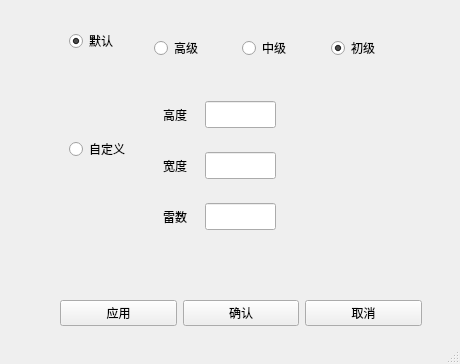
<?xml version="1.0" encoding="UTF-8"?>
<ui version="4.0">
 <class>ChoiceWindow</class>
 <widget class="QMainWindow" name="ChoiceWindow">
  <property name="geometry">
   <rect>
    <x>0</x>
    <y>0</y>
    <width>460</width>
    <height>364</height>
   </rect>
  </property>
  <property name="windowTitle">
   <string>MainWindow</string>
  </property>
  <widget class="QWidget" name="centralwidget">
   <widget class="QWidget" name="widget" native="true">
    <property name="geometry">
     <rect>
      <x>60</x>
      <y>20</y>
      <width>362</width>
      <height>228</height>
     </rect>
    </property>
    <layout class="QGridLayout" name="gridLayout">
     <item row="0" column="1">
      <widget class="QWidget" name="widget_2" native="true">
       <layout class="QHBoxLayout" name="horizontalLayout_4">
        <item>
         <widget class="QRadioButton" name="radioButton_default_highLevel">
          <property name="text">
           <string>高级</string>
          </property>
         </widget>
        </item>
        <item>
         <widget class="QRadioButton" name="radioButton_default_midLevel">
          <property name="text">
           <string>中级</string>
          </property>
         </widget>
        </item>
        <item>
         <widget class="QRadioButton" name="radioButton_default_lowLevel">
          <property name="text">
           <string>初级</string>
          </property>
          <property name="checked">
           <bool>true</bool>
          </property>
         </widget>
        </item>
       </layout>
      </widget>
     </item>
     <item row="0" column="0" rowspan="2">
      <widget class="QWidget" name="widget_8" native="true">
       <layout class="QVBoxLayout" name="verticalLayout_2">
        <item>
         <widget class="QRadioButton" name="radioButton_default">
          <property name="text">
           <string>默认</string>
          </property>
          <property name="checked">
           <bool>true</bool>
          </property>
         </widget>
        </item>
        <item>
         <spacer name="verticalSpacer">
          <property name="orientation">
           <enum>Qt::Vertical</enum>
          </property>
          <property name="sizeHint" stdset="0">
           <size>
            <width>20</width>
            <height>40</height>
           </size>
          </property>
         </spacer>
        </item>
        <item>
         <widget class="QRadioButton" name="radioButton_custom">
          <property name="text">
           <string>自定义</string>
          </property>
         </widget>
        </item>
        <item>
         <spacer name="verticalSpacer_2">
          <property name="orientation">
           <enum>Qt::Vertical</enum>
          </property>
          <property name="sizeHint" stdset="0">
           <size>
            <width>20</width>
            <height>40</height>
           </size>
          </property>
         </spacer>
        </item>
       </layout>
      </widget>
     </item>
     <item row="1" column="1">
      <widget class="QWidget" name="widget_6" native="true">
       <layout class="QVBoxLayout" name="verticalLayout">
        <item>
         <widget class="QWidget" name="widget_3" native="true">
          <layout class="QHBoxLayout" name="horizontalLayout">
           <item>
            <widget class="QLabel" name="label">
             <property name="minimumSize">
              <size>
               <width>36</width>
               <height>27</height>
              </size>
             </property>
             <property name="maximumSize">
              <size>
               <width>36</width>
               <height>27</height>
              </size>
             </property>
             <property name="text">
              <string>高度</string>
             </property>
            </widget>
           </item>
           <item>
            <widget class="QLineEdit" name="text_choice_height">
             <property name="sizePolicy">
              <sizepolicy hsizetype="Fixed" vsizetype="Fixed">
               <horstretch>71</horstretch>
               <verstretch>27</verstretch>
              </sizepolicy>
             </property>
             <property name="minimumSize">
              <size>
               <width>71</width>
               <height>27</height>
              </size>
             </property>
             <property name="maximumSize">
              <size>
               <width>71</width>
               <height>27</height>
              </size>
             </property>
            </widget>
           </item>
           <item>
            <spacer name="horizontalSpacer_2">
             <property name="orientation">
              <enum>Qt::Horizontal</enum>
             </property>
             <property name="sizeHint" stdset="0">
              <size>
               <width>40</width>
               <height>20</height>
              </size>
             </property>
            </spacer>
           </item>
          </layout>
         </widget>
        </item>
        <item>
         <widget class="QWidget" name="widget_4" native="true">
          <layout class="QHBoxLayout" name="horizontalLayout_2">
           <item>
            <widget class="QLabel" name="label_2">
             <property name="minimumSize">
              <size>
               <width>36</width>
               <height>27</height>
              </size>
             </property>
             <property name="maximumSize">
              <size>
               <width>36</width>
               <height>27</height>
              </size>
             </property>
             <property name="text">
              <string>宽度</string>
             </property>
            </widget>
           </item>
           <item>
            <widget class="QLineEdit" name="text_choice_width">
             <property name="sizePolicy">
              <sizepolicy hsizetype="Fixed" vsizetype="Fixed">
               <horstretch>0</horstretch>
               <verstretch>0</verstretch>
              </sizepolicy>
             </property>
             <property name="minimumSize">
              <size>
               <width>71</width>
               <height>27</height>
              </size>
             </property>
             <property name="maximumSize">
              <size>
               <width>71</width>
               <height>27</height>
              </size>
             </property>
            </widget>
           </item>
           <item>
            <spacer name="horizontalSpacer">
             <property name="orientation">
              <enum>Qt::Horizontal</enum>
             </property>
             <property name="sizeHint" stdset="0">
              <size>
               <width>40</width>
               <height>20</height>
              </size>
             </property>
            </spacer>
           </item>
          </layout>
         </widget>
        </item>
        <item>
         <widget class="QWidget" name="widget_5" native="true">
          <layout class="QHBoxLayout" name="horizontalLayout_3">
           <item>
            <widget class="QLabel" name="label_3">
             <property name="minimumSize">
              <size>
               <width>36</width>
               <height>27</height>
              </size>
             </property>
             <property name="maximumSize">
              <size>
               <width>36</width>
               <height>27</height>
              </size>
             </property>
             <property name="text">
              <string>雷数</string>
             </property>
            </widget>
           </item>
           <item>
            <widget class="QLineEdit" name="text_choice_mineNumber">
             <property name="sizePolicy">
              <sizepolicy hsizetype="Fixed" vsizetype="Fixed">
               <horstretch>0</horstretch>
               <verstretch>0</verstretch>
              </sizepolicy>
             </property>
             <property name="minimumSize">
              <size>
               <width>71</width>
               <height>27</height>
              </size>
             </property>
             <property name="maximumSize">
              <size>
               <width>71</width>
               <height>27</height>
              </size>
             </property>
             <property name="text">
              <string/>
             </property>
            </widget>
           </item>
           <item>
            <spacer name="horizontalSpacer_3">
             <property name="orientation">
              <enum>Qt::Horizontal</enum>
             </property>
             <property name="sizeHint" stdset="0">
              <size>
               <width>40</width>
               <height>20</height>
              </size>
             </property>
            </spacer>
           </item>
          </layout>
         </widget>
        </item>
       </layout>
      </widget>
     </item>
    </layout>
   </widget>
   <widget class="QWidget" name="widget_7" native="true">
    <property name="geometry">
     <rect>
      <x>60</x>
      <y>270</y>
      <width>362</width>
      <height>86</height>
     </rect>
    </property>
    <layout class="QHBoxLayout" name="horizontalLayout_5">
     <item>
      <widget class="QPushButton" name="Button_Apply">
       <property name="text">
        <string>应用</string>
       </property>
      </widget>
     </item>
     <item>
      <widget class="QPushButton" name="Button_Enter">
       <property name="text">
        <string>确认</string>
       </property>
      </widget>
     </item>
     <item>
      <widget class="QPushButton" name="Button_Cancel">
       <property name="text">
        <string>取消</string>
       </property>
      </widget>
     </item>
    </layout>
   </widget>
  </widget>
  <widget class="QStatusBar" name="statusbar"/>
 </widget>
 <resources/>
 <connections/>
</ui>
